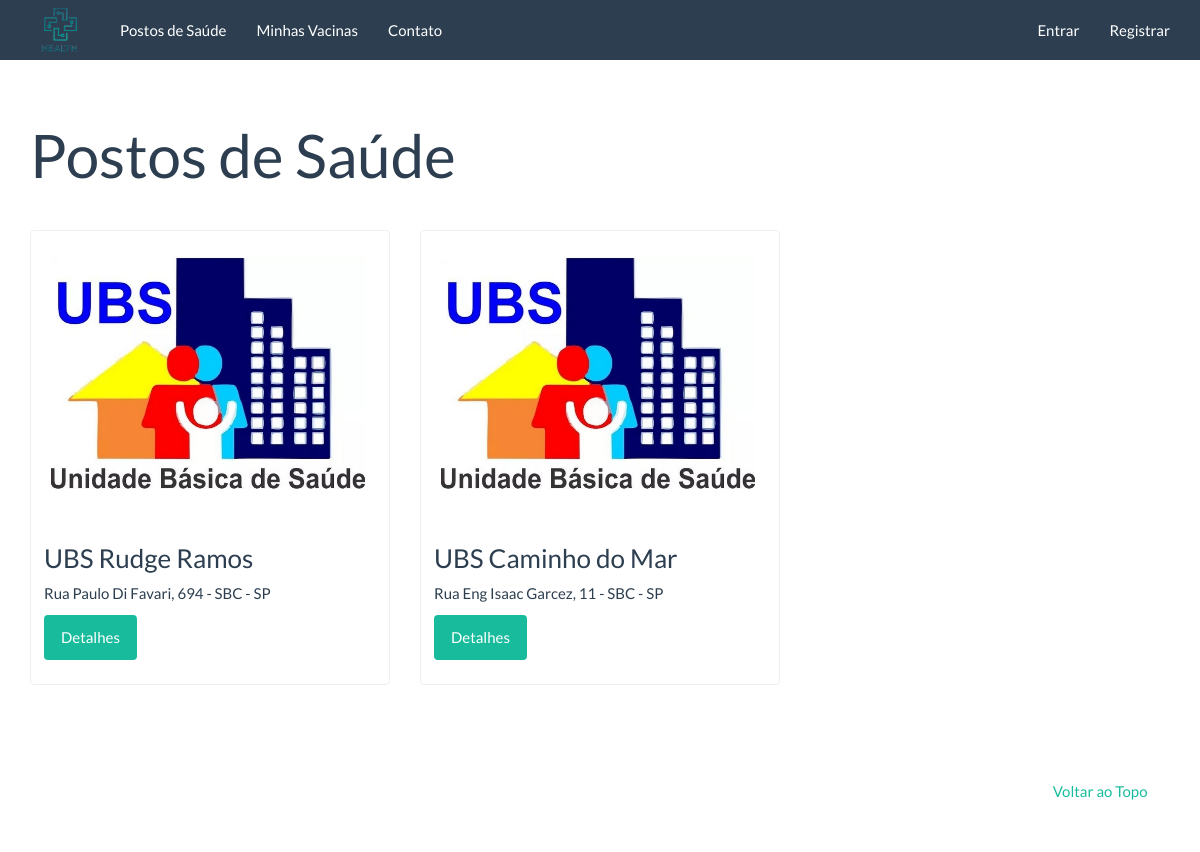
Page /postos/ on the earlier database version.
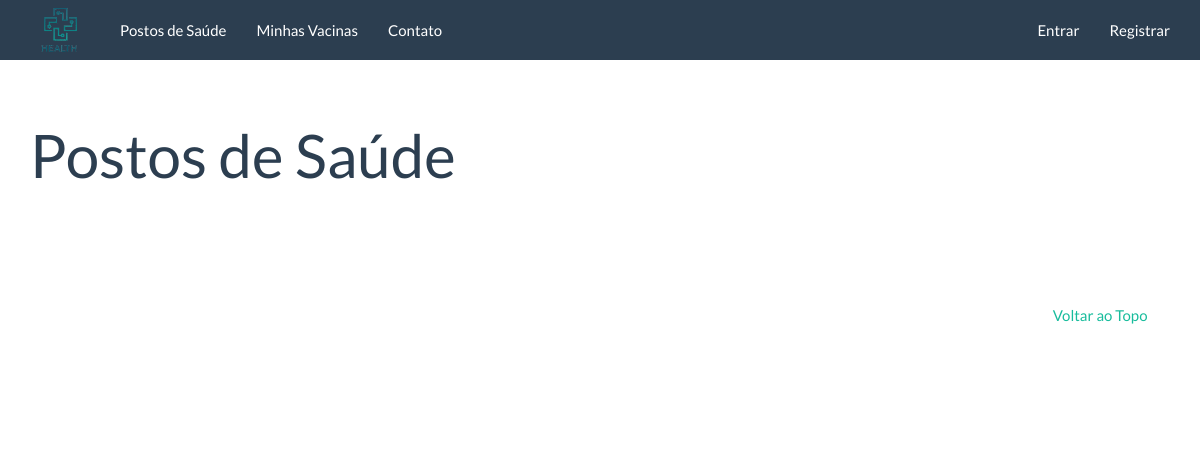
Same page on the later database version.
### posto/models.py (models this page shows)
class Posto(models.Model):
    name_posto = models.CharField('Nome do Posto',max_length=255, blank=False)
    cnes = models.CharField('CNES',max_length=255, blank=False)
    slug = models.SlugField('Identificador', max_length=100)
    address = models.TextField('Endereço',blank=True)
    def __str__(self):
        return self.name_posto

### posto/views.py (the view)
def posto_list(request):
    context = {
        'posto_list': Posto.objects.all()
    }
    return render(request, 'postos/posto_list.html', context)

### templates/postos/posto_list.html (shortened to what this page needs)
{% extends "base.html" %}
{% block container %}
<div class="page-header">
  <h1>Postos de Saúde</h1>
</div>
<div class="row">
  {% for posto in posto_list %}
  {% include "postos/_posto.html" %}
  {% endfor %}
</div>
{% endblock %}

### templates/postos/_posto.html (shortened to what this page needs)
<div class="col-sm-6 col-md-4">
    <div class="thumbnail">
        <a href="">
            <img src="/static/images/ubs.jpg" alt="" />
        </a>
        <div class="caption">
            <h3>{{ posto }}</h3>
            {{ posto.address|linebreaks }}
            <p>
              <a href="detalhes_posto/147/" class="btn
                btn-success" role="button">Detalhes</a>
        </div>
    </div>
</div>

Differences in the rows shown:
removed Posto: name_posto "UBS Rudge Ramos", address "Rua Paulo Di Favari, 694 - SBC - SP"
removed Posto: name_posto "UBS Caminho do Mar", address "Rua Eng Isaac Garcez, 11 - SBC - SP"
